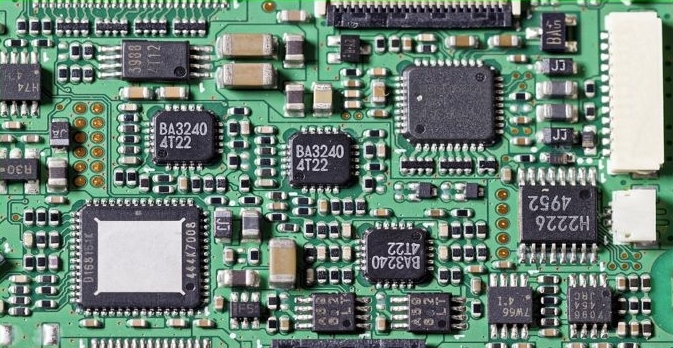
%> input picture CA3/PCB.jpg, 673 x 348 px
$ octave p3.m   (GNU Octave 9; MATLAB toolbox functions it lacks are replaced by stand-ins)
%> lines starting %> are read from the running program, lines starting %| are printed output that depends on the picture; in (x1, y1, x2, y2) boxes, pixels count from 0 and x2, y2 are one past the last pixel; in counts of white or black regions, pixels touching at a corner belong together; the program's own positions count from 1
### CA2/myremovecom.m
function outPic = myremovecom(picture,n)
    [row, col]=find(picture==1);
    points=[row';col'];

    flagObjNum=1;
    currObjNum=1;
    OBJECT={};
    while size(points,2)>0
        firstPoint=points(:,1);
        points(:,1)=[];
        [points, neighbors] = myFindNeighbors(firstPoint, points);
        currObj=[firstPoint neighbors];
        newPointsLen=size(neighbors,2);
        while newPointsLen>0
            newPointSpare2=[];
            for i=1:newPointsLen
                m=neighbors(:,i);
                [points, newPointSpare] = myFindNeighbors(neighbors(:,i), points);
                newPointSpare2=[newPointSpare2 newPointSpare];
            end
            currObj=[currObj newPointSpare2];
            neighbors=newPointSpare2;
            newPointsLen=size(neighbors,2);
        end
        %OBJECT(currObjNum)=currObj;
        OBJECT=[OBJECT,currObj];
        currObjNum=currObjNum+1;
        %c
    end


    currObjNum=currObjNum-1;
    r1=[];
    c1=[];
    for i=1:currObjNum
        if size(OBJECT{1,i},2)<n
            r1=[r1 OBJECT{1,i}(1,:)];
            c1=[c1 OBJECT{1,i}(2,:)];
        end
    end
    index=sub2ind(size(picture),r1,c1);
    outPic=picture;
    outPic(index)=0;
end

### CA2/myFindNeighbors.m
function [points, neighbors] = myFindNeighbors(firstPoint, points)
    diff=abs(repmat(firstPoint,1,size(points,2))-points);
    neighborIdx=find(diff(1,:)<=1 & diff(2,:)<=1);
    neighbors=points(:, neighborIdx);
    points(:,neighborIdx)=[];


end

### CA2/p3.m
clc
close all;
clear;
tic;
% SELECTING THE TEST DATA
%%%%%%%%%%%%%%%%%%%%%%%%%%%%%%%%%%%%%%%%%%%%%%%%%%%%%%%%%%%%%%%%%%
[file,path]=uigetfile({'*.jpg;*.bmp;*.png;*.tif'},'Choose an image');
%> the answer given: ../CA3/PCB.jpg
s=[path,file];
picture=imread(s);
%> picture is the input picture: size 348x673x3 uint8; mean R, G, B 106.9, 128.7, 116.9
figure
subplot(1,2,1)
imshow(picture)
picture=imresize(picture,[600 800]);
%> picture: size 600x800x3 uint8
subplot(1,2,2)
imshow(picture)

%RGB2GRAY
%%%%%%%%%%%%%%%%%%%%%%%%%%%%%%%%%%%%%%%%%%%%%%%%%%%%%%%%%%%%%%%%%%
picture=rgb2gray(picture);
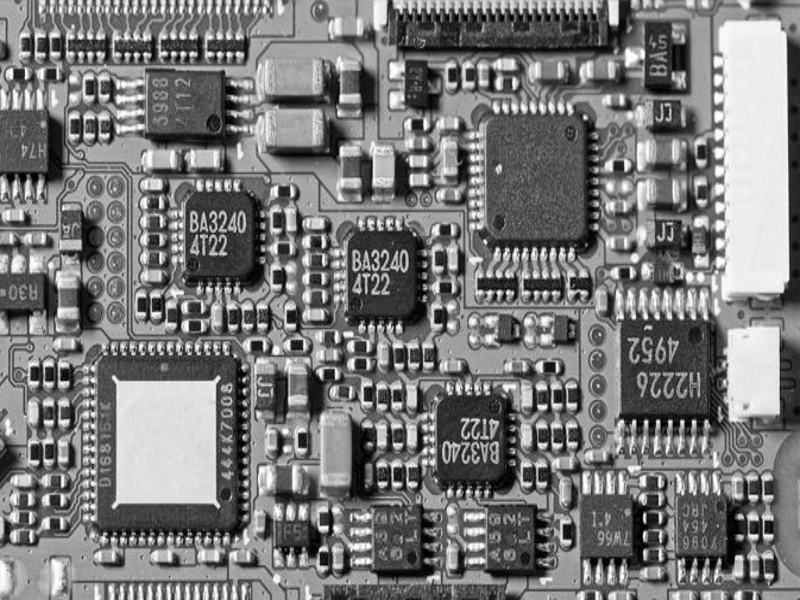
%> picture: size 600x800 uint8; min 0, max 255, mean 120.9
figure
subplot(1,2,1)
imshow(picture)

% THRESHOLDIG and CONVERSION TO A BINARY IMAGE
%%%%%%%%%%%%%%%%%%%%%%%%%%%%%%%%%%%%%%%%%%%%%%%%%%%%%%%%%%%%%%%%%%
threshold = graythresh(picture);
%> threshold = 0.49
picture =~imbinarize(picture,threshold);
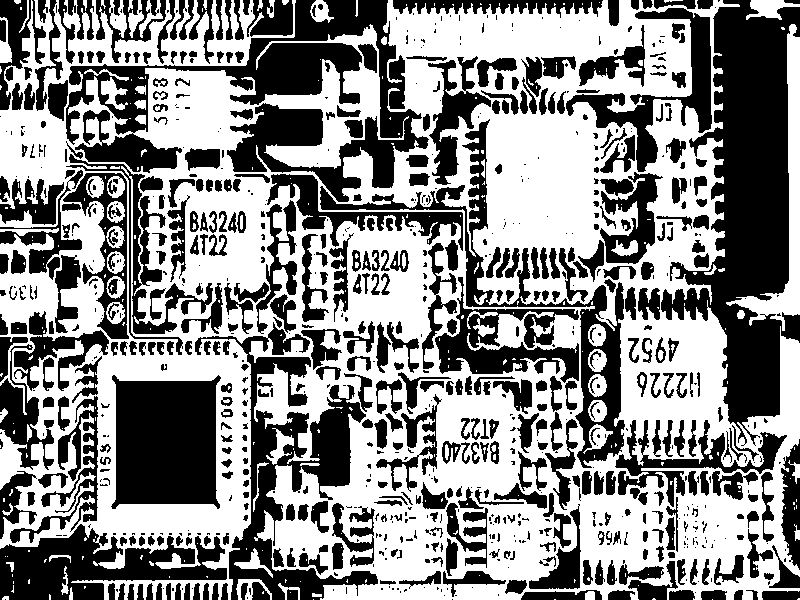
%> picture: size 600x800 logical; 54.3% white; 882 black regions (402 under 20 px), largest, box (x1, y1, x2, y2) and area: (661, 0, 800, 446) 29366, (66, 0, 429, 202) 23875, (195, 322, 378, 600) 13070
subplot(1,2,2)
imshow(picture)

% Removing the small objects and background
%%%%%%%%%%%%%%%%%%%%%%%%%%%%%%%%%%%%%%%%%%%%%%%%%%%%%%%%%%%%%%%%%%
figure
picture = bwareaopen(picture,60); % removes all connected components (objects) that have fewer than 500 pixels from the binary image
%> picture: size 600x800 logical; 53.8% white; 881 black regions (401 under 20 px), largest, box (x1, y1, x2, y2) and area: (661, 0, 800, 446) 29523, (66, 0, 429, 202) 24020, (195, 322, 378, 600) 13216
subplot(1,3,1)
imshow(picture)
background=bwareaopen(picture,1670);
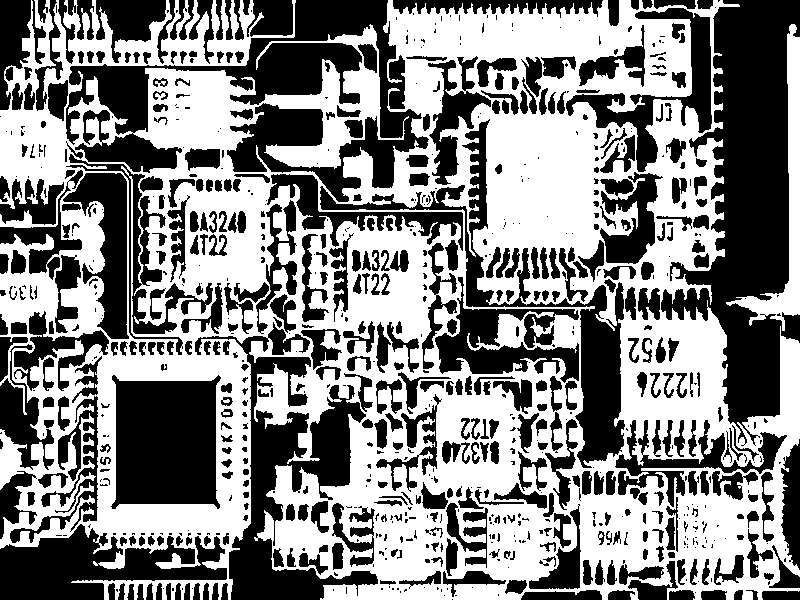
%> background: size 600x800 logical; 52% white; 833 black regions (375 under 20 px), largest, box (x1, y1, x2, y2) and area: (661, 0, 800, 446) 30159, (66, 0, 429, 202) 25129, (195, 322, 378, 600) 14864
subplot(1,3,2)
imshow(background)
picture2=picture-background;
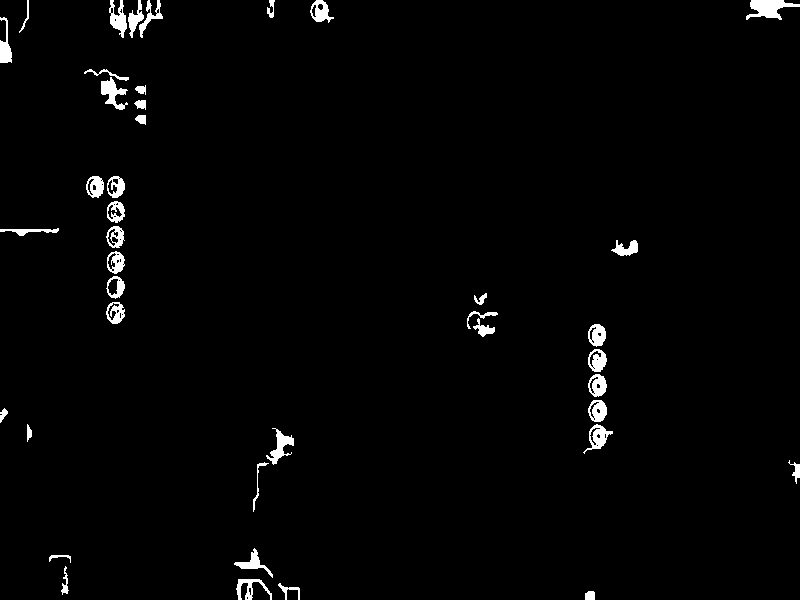
%> picture2: size 600x800 double; values 0 (black) and 1 (white), 1.8% white; 41 white regions, largest, box (x1, y1, x2, y2) and area: (746, 0, 800, 20) 582, (101, 77, 128, 110) 406, (266, 428, 294, 465) 380
subplot(1,3,3)
imshow(picture2)

%%%%%%%%%%%%%%%%%%%%%%%%%%%%jolobandi%%%%%%%%%%%%%%%%%

rowDiff=sum(abs([picture2(:,2:size(picture2,2)) repmat(picture2(:,size(picture2,2)),1,1)]-picture2(:,:)),2);
%> rowDiff = 600 values, max 34 at index 12, min 0 at index 64, mean 4.89
[maxRowDiff, maxRowDiffIdx]=max(rowDiff(300:500))
%> maxRowDiff = 16; maxRowDiffIdx = 16
maxRowDiffIdx=maxRowDiffIdx+300;
%> maxRowDiffIdx = 316

topArr=find(abs(rowDiff(maxRowDiffIdx-50:maxRowDiffIdx)-repmat(maxRowDiff,51,1))<20);
%> topArr = 51 values from 1 to 51
top=maxRowDiffIdx-50+topArr(1);
%> top = 267

bottomArr=find(abs(rowDiff(maxRowDiffIdx:maxRowDiffIdx+50)-repmat(maxRowDiff,51,1))<20);
%> bottomArr = 51 values from 1 to 51
bottom=maxRowDiffIdx+bottomArr(length(bottomArr));
%> bottom = 367


colDiff=sum(abs([picture2(2:size(picture2,1),:) ; repmat(picture2(size(picture2,1),:),1,1)]-picture2(:,:)),1);
%> colDiff = 800 values, max 48 at index 115, min 0 at index 72, mean 2.94
[maxColDiff, maxColDiffIdx]=max(colDiff(300:400))
%> maxColDiff = 6; maxColDiffIdx = 17
maxColDiffIdx=maxColDiffIdx+300;
%> maxColDiffIdx = 317

leftArr=find(abs(colDiff(1,maxColDiffIdx-230:maxColDiffIdx)-repmat(maxColDiff,1,231))<30);
%> leftArr = 223 values from 1 to 231
left=maxColDiffIdx-230+leftArr(1);
%> left = 88

rightArr=find(abs(colDiff(1,maxColDiffIdx:maxColDiffIdx+300)-repmat(maxColDiff,1,301))<30);
%> rightArr = 301 values from 1 to 301
right=maxColDiffIdx+rightArr(length(rightArr));
%> right = 618

figure
imshow(picture2(top:bottom,left:right));
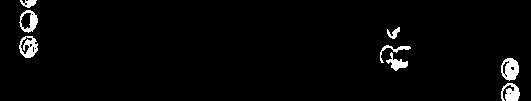
%> displayed picture: size 101x531, on the screen's scale of 0 to 255; 2.6% white; 8 white regions, largest, box (x1, y1, x2, y2) and area: (501, 58, 519, 81) 286, (19, 36, 38, 58) 249, (501, 83, 520, 101) 235
picture2=picture2(top:bottom,left:right);

picture2 = myremovecom(picture2,170);
%> in myremovecom, `[row, col]=find(picture==1);`: row = 1419 values from 1 to 101; col = 1419 values from 20 to 520
%> in myremovecom, `points=[row';col'];`: points = 1419 columns, first 8: [23 46 47 48 49 1 2 17; 20 20 20 20 20 21 21 21]
%> the loop in myremovecom, `while size(points,2)>0` made 8 passes
%> firstPoint on passes 1 to 7: [23; 20], [46; 20], [1; 21], [53; 381], [61; 387], [30; 388], [66; 502]
%> in myremovecom, `currObjNum=currObjNum-1;`: currObjNum = 8
%> the loop in myremovecom, `for i=1:currObjNum` made 8 passes
%> after the loop in myremovecom, `for i=1:currObjNum`: c1 = 446 values, max 411 at index 200, min 21 at index 1, mean 327.6; r1 = 446 values, max 71 at index 316, min 1 at index 1, mean 44.03
%> in myremovecom, `index=sub2ind(size(picture),r1,c1);`: index = 446 values, max 41459 at index 201, min 2021 at index 1, mean 33034.6
%> in myremovecom, `outPic(index)=0;`:
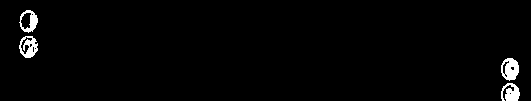
%> outPic: size 101x531 double; values 0 (black) and 1 (white), 1.8% white; 4 white regions
figure
imshow(picture2)

%%
% Labeling connected components
%%%%%%%%%%%%%%%%%%%%%%%%%%%%%%%%%%%%%%%%%%%%%%%%%%%%%%%%%%%%%%%%%%
figure
imshow(picture2)
[L,Ne]=bwlabel(picture2);
%> L: size 101x531 double; 5 distinct labels, from 0 to 4
%> Ne = 4
propied=regionprops(L,'BoundingBox');
%> propied = 4 regions; box (x1, y1, x2, y2): (19, 10, 38, 33), (19, 36, 38, 58), (501, 58, 519, 81), (501, 83, 520, 101)
hold on
for n=1:size(propied,1)
    rectangle('Position',propied(n).BoundingBox,'EdgeColor','g','LineWidth',2)
end
%> this loop made 4 passes
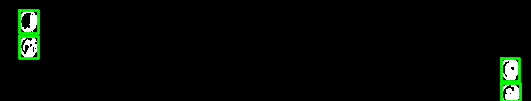
%> figure redrawn from the program's plot data
hold off


% Decision Making
%%%%%%%%%%%%%%%%%%%%%%%%%%%%%%%%%%%%%%%%%%%%%%%%%%%%%%%%%%%%%%%%%%

% Loading the mapset
load TRAININGSETFARSI;
totalLetters=size(TRAIN,2);


figure
final_output=[];
t=[];
for n=1:Ne
    [r,c]=find(L==n);
    Y=picture2(min(r):max(r),min(c):max(c));
    imshow(Y)
    %Y=imresize(Y,[42,24]);
    imshow(Y)
    pause(0.2)

    %%
    ro=zeros(1,totalLetters);
    for k=1:totalLetters
        ro(k)=corr2(TRAIN{1,k},imresize(Y,size(TRAIN{1,k})));
    end
%%
    [MAXRO,pos]=max(ro);
    if MAXRO>.45
        out=cell2mat(TRAIN(2,pos));
        final_output=[final_output out];
    end
end
%> this loop made 4 passes
%> (MAXRO, pos, out, final_output) on pass 1: (0.454, 6, 'ق', 'ق')
%> (MAXRO, pos) on passes 2 to 4: (0.317, 6), (0.34, 12), (0.335, 5)
%> after the loop, ro = 21 values, max 0.335 at index 5, min -0.219 at index 8, mean 0.0771


% Printing the plate
%%%%%%%%%%%%%%%%%%%%%%%%%%%%%%%%%%%%%%%%%%%%%%%%%%%%%%%%%%%%%%%%%%
file = fopen('farsi_number_Plate.txt', 'wt');
fprintf(file,'%s\n',final_output);
fclose(file);

winopen('farsi_number_Plate.txt')
toc
